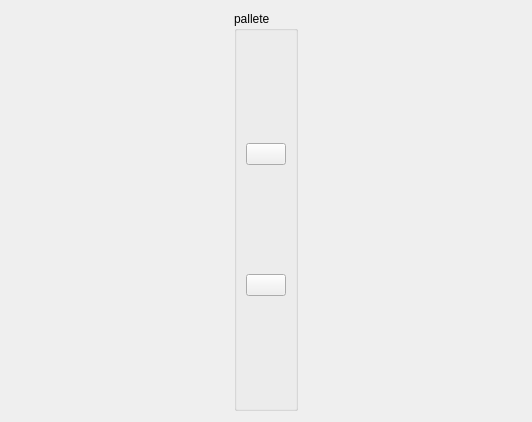
<?xml version="1.0" encoding="UTF-8"?>
<ui version="4.0">
 <class>CanvasPanel</class>
 <widget class="QWidget" name="CanvasPanel">
  <property name="geometry">
   <rect>
    <x>0</x>
    <y>0</y>
    <width>532</width>
    <height>415</height>
   </rect>
  </property>
  <property name="windowTitle">
   <string>Form</string>
  </property>
  <layout class="QHBoxLayout" name="horizontalLayout">
   <item>
    <layout class="QVBoxLayout" name="layout"/>
   </item>
   <item>
    <widget class="QGroupBox" name="groupBox">
     <property name="sizePolicy">
      <sizepolicy hsizetype="Maximum" vsizetype="Minimum">
       <horstretch>0</horstretch>
       <verstretch>0</verstretch>
      </sizepolicy>
     </property>
     <property name="minimumSize">
      <size>
       <width>40</width>
       <height>400</height>
      </size>
     </property>
     <property name="title">
      <string>pallete</string>
     </property>
     <layout class="QVBoxLayout" name="verticalLayout_2">
      <item>
       <widget class="QPushButton" name="pushButton_2">
        <property name="text">
         <string/>
        </property>
       </widget>
      </item>
      <item>
       <layout class="QVBoxLayout" name="wgt"/>
      </item>
      <item>
       <widget class="QPushButton" name="pushButton">
        <property name="text">
         <string/>
        </property>
       </widget>
      </item>
     </layout>
    </widget>
   </item>
  </layout>
 </widget>
 <resources/>
 <connections/>
</ui>
